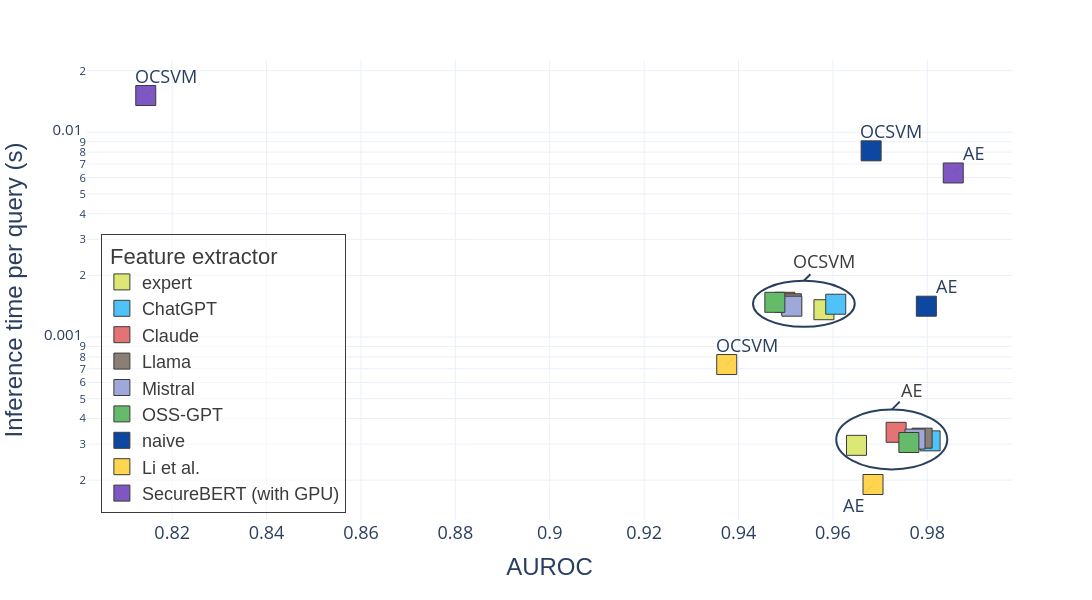

Notebook source saved alongside this figure:
### Code cell
manual_position_offsets = {
    "GAUR and OCSVM-scaler-ruleid": (20, -20),
    "GAUR and AE-scaler-ruleid": (20, -20),
    "SecureBERT and AE": (20, -20),
    "SecureBERT and OCSVM": (20, -20),
    "Li and OCSVM-scaler": (20, -20),
    "Li and AE-scaler": (-20, 20),
}

merged_df["position_offset"] = merged_df["model"].map(manual_position_offsets)

fig = px.scatter(
    merged_df,
    x="rocauc",
    y="inference_seconds",
    color="Model type",
    log_y=True,
    color_discrete_sequence=[
        "#DCE775",
        "#4FC3F7",
        "#E57373",
        "#8b7e74",
        "#9fa8da",
        "#66BB6A",
        "#0D47A1",
        "#ffd54f",
        "#7E57C2",
    ],
    # symbol="marker_symbol", #  a value that separates the data categories from eachother
    # symbol_sequence = ['circle', 'square', 'x', 'cross'],
    # title="AUROC vs Inference Time",
    labels={"rocauc": "AUROC", "inference_seconds": "Inference time per query (s)"},
    height=600,
    width=1200,
    template="plotly_white",
    category_orders={
        "Model type": [
            "expert",
            "ChatGPT",
            "Claude",
            "Llama",
            "Mistral",
            "OSS-GPT",
            "naive",
            "Li et al.",
            "SecureBERT (with GPU)",
        ]
    },
)
#


fig.update_traces(
    marker=dict(
        size=20,
        symbol="square",
        line=dict(
            width=1,
            color="#3b3b3b",
        ),
    ),
    selector=dict(mode="markers"),
)

fig.update_layout(
    legend=dict(
        orientation="v",
        y=0.015,
        x=0.015,
        title=dict(text="\tFeature extractor"),
        bgcolor="rgba(255, 255, 255, 0.5)",
        bordercolor="#3b3b3b",
        borderwidth=1,
        font=dict(size=18, family="Arial", color="#3b3b3b"),
    ),
    xaxis=dict(
        title_font=dict(size=24, family="Arial"),  # x-axis label
        tickfont=dict(size=18),  # x-axis tick labels
        ticksuffix="",
    ),
    yaxis=dict(
        title_font=dict(size=24, family="Arial"),  # y-axis label
        tickfont=dict(size=15),  # y-axis tick labels
    ),
)

# Annotation for group of models:
fig.update_layout(
    shapes=[
        # OCSVM
        dict(
            # Placed Relative to the Axis Position and Length
            type="circle",
            xref="x domain",
            yref="y domain",
            x0=0.72,
            x1=0.83,
            y0=0.42,
            y1=0.52,
        ),
        # AE
        dict(
            # Placed Relative to the Axis Position and Length
            type="circle",
            xref="x domain",
            yref="y domain",
            x0=0.81,
            x1=0.93,
            y0=0.24,
            y1=0.11,
        ),
    ]
)

fig.add_annotation(
    xref="x domain",
    yref="y domain",
    x=(0.72 + 0.83) / 2,
    y=0.52,
    text="OCSVM",
    ax=20,  # Offset en pixel
    ay=-20,
    showarrow=True,  # shows the connecting line
    arrowhead=0,
    font=dict(size=18, color="#3b3b3b"),
    arrowsize=1,
    arrowwidth=2,
)

fig.add_annotation(
    xref="x domain",
    yref="y domain",
    x=(0.81 + 0.93) / 2,
    y=0.24,
    text="AE",
    ax=20,  # Offset en pixel
    ay=-20,
    showarrow=True,  # shows the connecting line
    arrowhead=0,
    font=dict(size=18, color="#3b3b3b"),
    arrowsize=1,
    arrowwidth=2,
)


# Add annotations with connecting lines
for i, row in merged_df.iterrows():
    pos = row["position_offset"]
    if isinstance(pos, float):
        continue  # is NAN
    ax, ay = row["position_offset"]
    fig.add_annotation(
        x=row["rocauc"],
        y=math.log10(row["inference_seconds"]),
        text=row["display name"],
        showarrow=True,  # shows the connecting line
        arrowhead=0,
        ax=ax,  # Offset en pixel
        ay=ay,
        font=dict(size=18),
        arrowcolor="#3b3b3b",
        arrowsize=1,
        arrowwidth=0.1,
    )
fig.write_image("overhead-inference.pdf")
fig.show()

### Figure 1 — Plotly figure (JSON) as saved in the notebook; plotly's stock layout.template omitted (floating-point values rounded to 4 significant figures)
{"data": [{"hovertemplate": "Model type=expert<br>AUROC=%{x}<br>Inference time per query (s)=%{y}<extra></extra>", "legendgroup": "expert", "marker": {"color": "#DCE775", "line": {"color": "#3b3b3b", "width": 1}, "size": 20, "symbol": "square"}, "mode": "markers", "name": "expert", "orientation": "v", "showlegend": true, "type": "scatter", "x": [0.965, 0.9581], "xaxis": "x", "y": [0.0002959, 0.00136], "yaxis": "y"}, {"hovertemplate": "Model type=ChatGPT<br>AUROC=%{x}<br>Inference time per query (s)=%{y}<extra></extra>", "legendgroup": "ChatGPT", "marker": {"color": "#4FC3F7", "line": {"color": "#3b3b3b", "width": 1}, "size": 20, "symbol": "square"}, "mode": "markers", "name": "ChatGPT", "orientation": "v", "showlegend": true, "type": "scatter", "x": [0.9806, 0.9606], "xaxis": "x", "y": [0.0003111, 0.001446], "yaxis": "y"}, {"hovertemplate": "Model type=Claude<br>AUROC=%{x}<br>Inference time per query (s)=%{y}<extra></extra>", "legendgroup": "Claude", "marker": {"color": "#E57373", "line": {"color": "#3b3b3b", "width": 1}, "size": 20, "symbol": "square"}, "mode": "markers", "name": "Claude", "orientation": "v", "showlegend": true, "type": "scatter", "x": [0.9734, 0.9498], "xaxis": "x", "y": [0.0003426, 0.001478], "yaxis": "y"}, {"hovertemplate": "Model type=Llama<br>AUROC=%{x}<br>Inference time per query (s)=%{y}<extra></extra>", "legendgroup": "Llama", "marker": {"color": "#8b7e74", "line": {"color": "#3b3b3b", "width": 1}, "size": 20, "symbol": "square"}, "mode": "markers", "name": "Llama", "orientation": "v", "showlegend": true, "type": "scatter", "x": [0.9789, 0.9512], "xaxis": "x", "y": [0.0003207, 0.001454], "yaxis": "y"}, {"hovertemplate": "Model type=Mistral<br>AUROC=%{x}<br>Inference time per query (s)=%{y}<extra></extra>", "legendgroup": "Mistral", "marker": {"color": "#9fa8da", "line": {"color": "#3b3b3b", "width": 1}, "size": 20, "symbol": "square"}, "mode": "markers", "name": "Mistral", "orientation": "v", "showlegend": true, "type": "scatter", "x": [0.9774, 0.9513], "xaxis": "x", "y": [0.0003175, 0.001415], "yaxis": "y"}, {"hovertemplate": "Model type=OSS-GPT<br>AUROC=%{x}<br>Inference time per query (s)=%{y}<extra></extra>", "legendgroup": "OSS-GPT", "marker": {"color": "#66BB6A", "line": {"color": "#3b3b3b", "width": 1}, "size": 20, "symbol": "square"}, "mode": "markers", "name": "OSS-GPT", "orientation": "v", "showlegend": true, "type": "scatter", "x": [0.9761, 0.9477], "xaxis": "x", "y": [0.0003055, 0.001478], "yaxis": "y"}, {"hovertemplate": "Model type=naive<br>AUROC=%{x}<br>Inference time per query (s)=%{y}<extra></extra>", "legendgroup": "naive", "marker": {"color": "#0D47A1", "line": {"color": "#3b3b3b", "width": 1}, "size": 20, "symbol": "square"}, "mode": "markers", "name": "naive", "orientation": "v", "showlegend": true, "type": "scatter", "x": [0.9798, 0.9681], "xaxis": "x", "y": [0.001415, 0.00812], "yaxis": "y"}, {"hovertemplate": "Model type=Li et al.<br>AUROC=%{x}<br>Inference time per query (s)=%{y}<extra></extra>", "legendgroup": "Li et al.", "marker": {"color": "#ffd54f", "line": {"color": "#3b3b3b", "width": 1}, "size": 20, "symbol": "square"}, "mode": "markers", "name": "Li et al.", "orientation": "v", "showlegend": true, "type": "scatter", "x": [0.9685, 0.9375], "xaxis": "x", "y": [0.0001905, 0.0007341], "yaxis": "y"}, {"hovertemplate": "Model type=SecureBERT (with GPU)<br>AUROC=%{x}<br>Inference time per query (s)=%{y}<extra></extra>", "legendgroup": "SecureBERT (with GPU)", "marker": {"color": "#7E57C2", "line": {"color": "#3b3b3b", "width": 1}, "size": 20, "symbol": "square"}, "mode": "markers", "name": "SecureBERT (with GPU)", "orientation": "v", "showlegend": true, "type": "scatter", "x": [0.9855, 0.8144], "xaxis": "x", "y": [0.00633, 0.01513], "yaxis": "y"}], "layout": {"annotations": [{"arrowhead": 0, "arrowsize": 1, "arrowwidth": 2, "ax": 20, "ay": -20, "font": {"color": "#3b3b3b", "size": 18}, "showarrow": true, "text": "OCSVM", "x": 0.775, "xref": "x domain", "y": 0.52, "yref": "y domain"}, {"arrowhead": 0, "arrowsize": 1, "arrowwidth": 2, "ax": 20, "ay": -20, "font": {"color": "#3b3b3b", "size": 18}, "showarrow": true, "text": "AE", "x": 0.87, "xref": "x domain", "y": 0.24, "yref": "y domain"}, {"arrowcolor": "#3b3b3b", "arrowhead": 0, "arrowsize": 1, "arrowwidth": 0.1, "ax": 20, "ay": -20, "font": {"size": 18}, "showarrow": true, "text": "AE", "x": 0.9798, "y": -2.849}, {"arrowcolor": "#3b3b3b", "arrowhead": 0, "arrowsize": 1, "arrowwidth": 0.1, "ax": 20, "ay": -20, "font": {"size": 18}, "showarrow": true, "text": "OCSVM", "x": 0.9681, "y": -2.09}, {"arrowcolor": "#3b3b3b", "arrowhead": 0, "arrowsize": 1, "arrowwidth": 0.1, "ax": 20, "ay": -20, "font": {"size": 18}, "showarrow": true, "text": "AE", "x": 0.9855, "y": -2.199}, {"arrowcolor": "#3b3b3b", "arrowhead": 0, "arrowsize": 1, "arrowwidth": 0.1, "ax": 20, "ay": -20, "font": {"size": 18}, "showarrow": true, "text": "OCSVM", "x": 0.8144, "y": -1.82}, {"arrowcolor": "#3b3b3b", "arrowhead": 0, "arrowsize": 1, "arrowwidth": 0.1, "ax": -20, "ay": 20, "font": {"size": 18}, "showarrow": true, "text": "AE", "x": 0.9685, "y": -3.72}, {"arrowcolor": "#3b3b3b", "arrowhead": 0, "arrowsize": 1, "arrowwidth": 0.1, "ax": 20, "ay": -20, "font": {"size": 18}, "showarrow": true, "text": "OCSVM", "x": 0.9375, "y": -3.134}], "height": 600, "legend": {"bgcolor": "rgba(255, 255, 255, 0.5)", "bordercolor": "#3b3b3b", "borderwidth": 1, "font": {"color": "#3b3b3b", "family": "Arial", "size": 18}, "orientation": "v", "title": {"text": "\tFeature extractor"}, "tracegroupgap": 0, "x": 0.015, "y": 0.015}, "margin": {"t": 60}, "shapes": [{"type": "circle", "x0": 0.72, "x1": 0.83, "xref": "x domain", "y0": 0.42, "y1": 0.52, "yref": "y domain"}, {"type": "circle", "x0": 0.81, "x1": 0.93, "xref": "x domain", "y0": 0.24, "y1": 0.11, "yref": "y domain"}], "width": 1200, "xaxis": {"anchor": "y", "domain": [0, 1], "tickfont": {"size": 18}, "ticksuffix": "", "title": {"font": {"family": "Arial", "size": 24}, "text": "AUROC"}}, "yaxis": {"anchor": "x", "domain": [0, 1], "tickfont": {"size": 15}, "title": {"font": {"family": "Arial", "size": 24}, "text": "Inference time per query (s)"}, "type": "log"}}}
